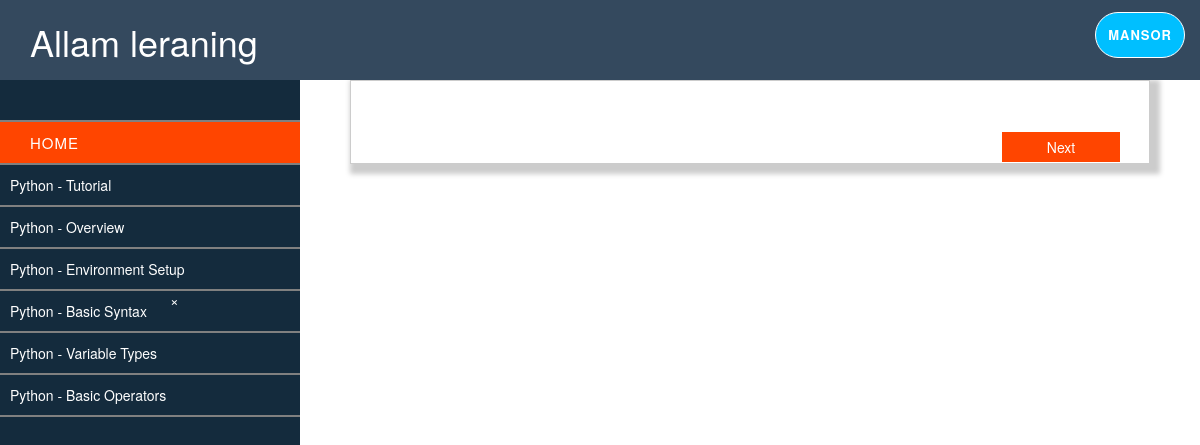
Page /System/programming/java/java_programming.php?course_name=python (signed in) on the committed database.
### tables this page shows
CREATE TABLE `courses` (
  `id` int(11) NOT NULL,
  `topic_name` varchar(255) NOT NULL,
  `description` text NOT NULL,
  `course_name` varchar(255) NOT NULL
);

### System/programming/java/java_programming.php (the view, shortened to what this page needs)
<!DOCTYPE html>
<html>
<head>
	<link rel="stylesheet" type="text/css" href="../..//css/java_programming.css">
	<link rel="stylesheet" href="https://maxcdn.bootstrapcdn.com/bootstrap/3.3.7/css/bootstrap.min.css">
	<link rel="stylesheet" href="https://cdnjs.cloudflare.com/ajax/libs/font-awesome/4.7.0/css/font-awesome.min.css">
</head>
<body>
	<nav class="navbar navbar-inverse navbar-fixed-top" style="height: 80px;">
		<div class="container">
			<div class="navbar-header">
				<h1 style="color: white;margin-top: 10px;" id="myhead">Allam leraning</h1>
			</div>
			<div class="collapse navbar-collapse" id="navi">
				<ul class="nav navbar-nav navbar-right">
					<li> <a href="" id="our-location" class="btn-success" data-target="#mymodal" data-toggle="modal"><?php echo $_SESSION['username'];   ?></a></li>
				</ul>
			</div>
		</div>
	</nav>
	<div class="sidemenu" id="sidebarleftmenu">
		<ul class="sidemenulist">
			<li><a href="" class="crossbutton" onclick="closesidemenu()">&times;</a></li>
			<li style="background-color :orangered;"><a href="" >Home</a></li>
<?php
$con=mysqli_connect('localhost','root');
mysqli_select_db($con,'mansor');
$course_name=$_GET['course_name'];
$q="select * from courses where course_name='$course_name'";
$result=mysqli_query($con,$q);
while ($res=mysqli_fetch_array($result)) {
  ?>
  			<form action="fetch_main_content.php" method="POST">
			<button  style="background-color: transparent;border: none;text-align:left;color: white;"><li style="width: 300px;"><?php echo $res['topic_name']; ?></li></button>
			</form>
<?php } ?>
		</ul>
	</div>
	<div id="mainpagecontent" class="shadow">
		<button id="btn_next">Next</button>
	</div>
</body>
</html>

### System/css/java_programming.css (style rules this page uses)
* { margin:0px; padding:0px; box-sizing: border-box; }
body { background-color:red; }
.navbar { padding: 12px 0px; background-color: #34495e !important; border-bottom: none !important; transition: all 0.5s ease-in-out; }
ul li a { color: white !important; font-weight: bold; font-size: 13px; text-transform: uppercase; letter-spacing: 1px; transition: all 0.5s ease-in; }
#our-location { border: 1px solid white ; border-radius: 45px; padding: 12px 12px 12px 12px; background: deepskyblue !important; }
.navbar { width: 100%; height: 60px; background: #34495e; border-radius:0px 0px 0px 0px; position: fixed; box-sizing: border-box; }
.sidemenu { height: 100%; background-color: #142b3d; width: 0px; position: fixed; top:80px; left:0; overflow-x:hidden; transition: all 0.6s; }
.sidemenu ul li a { color: white; text-decoration: none; list-style: none; margin:20px; text-align: center; font-weight: 200; font-size: 15px; }
.sidemenu ul li { padding:10px; width: 300px; border-bottom: 2px solid grey; transition: all 0.6s; cursor: pointer; }
.crossbutton { position:absolute; left: 150px; bottom: 550px; }
#mainpagecontent { height: 650px; background-color: ; margin-top: 280px; border-style: solid; border-width: 1px; border-color: #ccc !important; width: 800px; margin-left: 350px !important; background-color: rgba(44, 58, 81,0.9); }
#sidebarleftmenu { width: 300px; }
#btn_next { margin-left: 650px; width:120px !important; height: 32px !important; margin-top: 40px; color:white; background-color: orangered; border:1px solid white !important; }

### System/programming/java/java_programming.php (style rules this page uses)
#mainpagecontent { background-color: white; margin-top: 80px; height: auto; box-shadow: 5px 5px 5px 5px #ccc; border-color: #ccc; }

### rows in the picture
courses: topic_name "Python - Tutorial"
courses: topic_name "Python - Overview"
courses: topic_name "Python - Environment Setup"
courses: topic_name "Python - Basic Syntax"
courses: topic_name "Python - Variable Types"
courses: topic_name "Python - Basic Operators"

### other values in the picture
$_SESSION['username'] "MANSOR"
